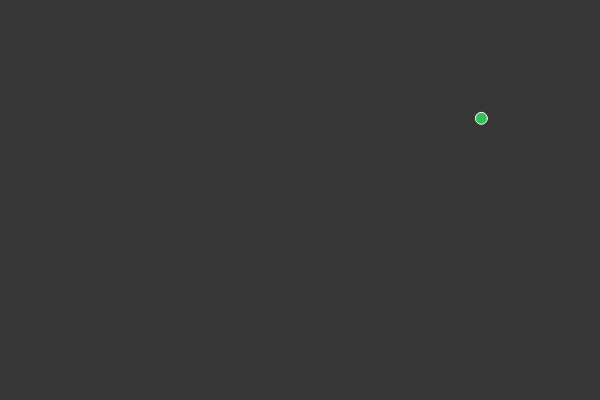
Frame 1 (no input)
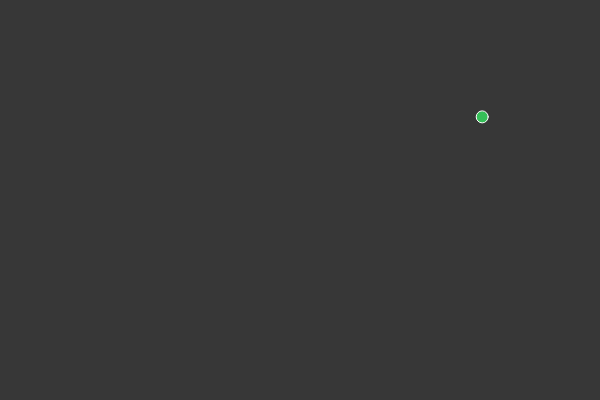
Frame 60 (no input)
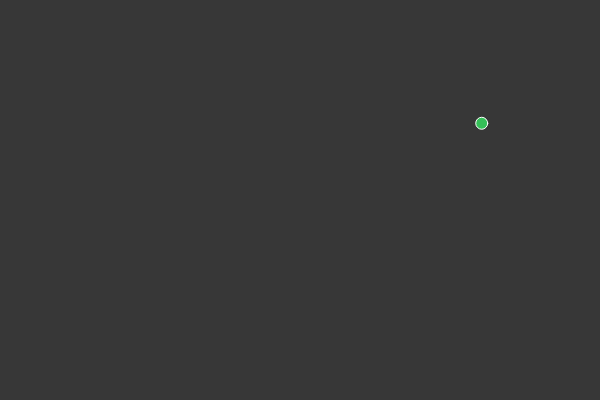
Frame 120 (the mouse pressed at the canvas centre since frame 60)

The p5.js sketch that drew these frames (run headless with seeded random() and noise() and a simulated clock; from frame 60 on, the mouse is pressed at the canvas centre):

// p5.js sketch
// ── sketch.js
var bubbles = [];

function setup() {
    createCanvas(600, 400);
    for (var i = 0; i < random(0, 2); i++) {
        bubbles[i] = new Bubble();
        
    }
}

function draw() {
  background(55);
  
  for (var i = 0; i < bubbles.length; i++) {
    bubbles[i].move();
    bubbles[i].display();
  }

}

function Bubble() {
    this.r = random(0, 255),
    this.g = random(0, 255),
    this.b = random(0, 255),
    this.x = random(0, width),
    this.y = random(0, height),
    this.display = function() {
        stroke(255);
        fill(this.r, this.g, this.b);
        ellipse(this.x, this.y, 12, 12);
    },
    this.move = function() {
        this.x = this.x + random(-1, 1);
        this.y = this.y + random(-1, 1);
                
        if(this.x > width-50 || this.x < 50 && this.y > height || this.y < 0) {
            this.r = 255;
            this.g = 255;
            this.b = 255;
        }
    }
}
